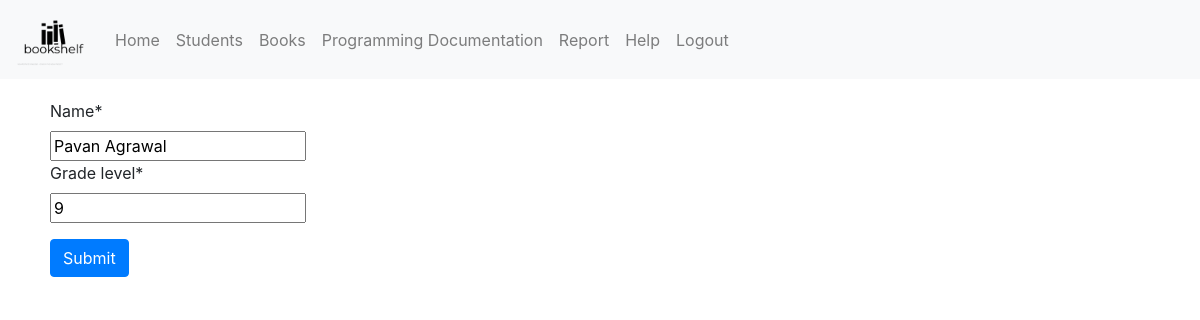
The page /fbla_admin/student/update/pavan/ (signed in) on the database as committed earlier.
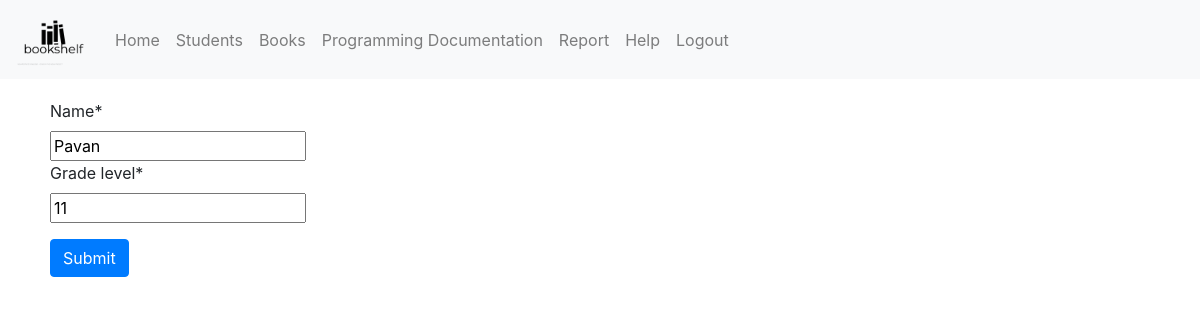
The same page on the database as committed later.
### fbla_admin/models.py (models this page shows, shortened)
class student(models.Model):
    name = models.CharField(max_length=255)
    slug = extension_fields.AutoSlugField(populate_from='name', blank=True)
    created = models.DateTimeField(auto_now_add=True, editable=False)
    last_updated = models.DateTimeField(auto_now=True, editable=False)
    grade_level = models.SmallIntegerField()
    class Meta:
        ordering = ('-created',)

### fbla_admin/views.py (the view)
# urls.py: path('fbla_admin/student/update/<slug:slug>/', login_required(views.studentUpdateView.as_view()), name='fbla_admin_student_update'),
class studentUpdateView(UpdateView):
    model = student
    form_class = studentForm

### fbla_admin/forms.py
class studentForm(forms.ModelForm):
    class Meta:
        model = student
        fields = ['name', 'grade_level']

### fbla_admin/templates/fbla_admin/student_form.html (shortened to what this page needs)
{% extends "base.html" %}
{% load static %}
{% load crispy_forms_tags %}
{% block content %}
<form method="post">
<div class="form-group">
    {{form|crispy}}
</div>
<button class="btn btn-primary" type="submit">Submit</button>
</form>
{% endblock %}

Rows that differ between the two databases and show on the page:
changed student: name "Pavan Agrawal" → "Pavan"; grade_level "9" → "11"
